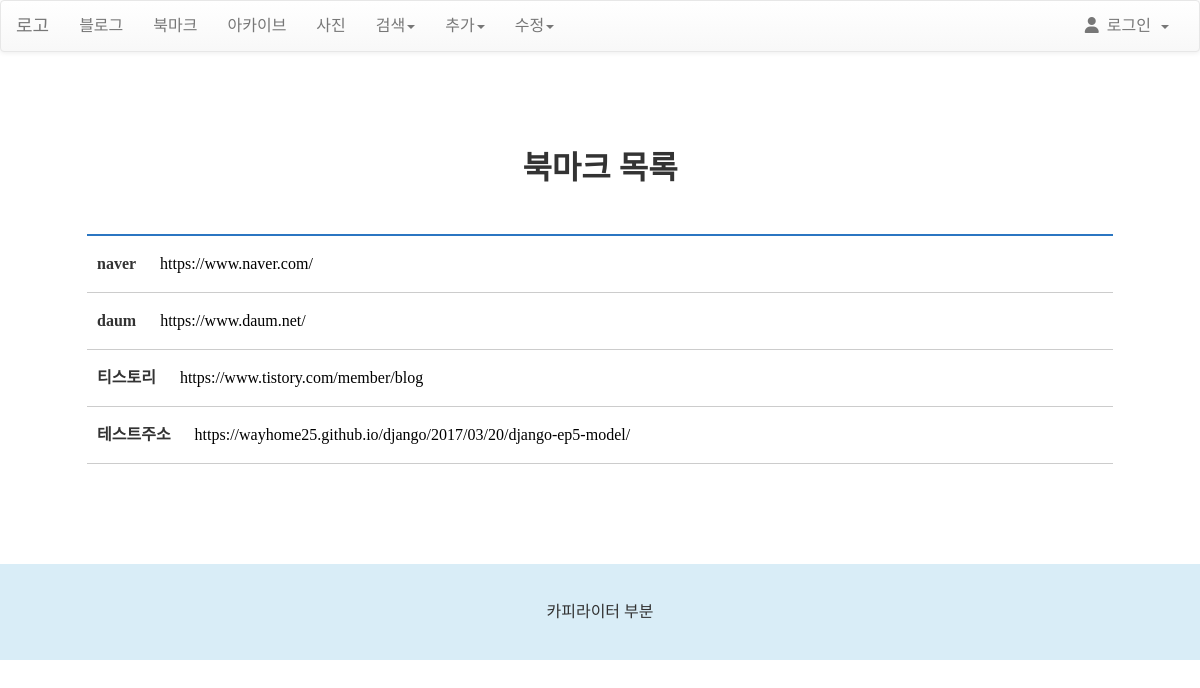
Screenshot of /bookmark/ with the database file from the repository.
### bookmark/models.py (models this page shows, shortened)
class Bookmark (models.Model):
    title = models.CharField('TITLE', max_length=100, blank=True, )
    url = models.URLField('URL', unique=True)
    owner = models.ForeignKey(User, on_delete=models.CASCADE, verbose_name='OWNER', blank=True, null=True)

### bookmark/views.py (the view)
# urls.py: path('', views.BookmarkLV.as_view(), name='index'),
class BookmarkLV (ListView):
    model = Bookmark
    template_name = 'bookmark/bookmark_list.html'
    pagenate_by = 2

### bookmark/templates/bookmark/bookmark_list.html (shortened to what this page needs)
{% extends 'base.html' %}
{% block content %}
<h1 class="title">북마크 목록</h1>
<div class="list_wrap02">
	<ul>
		{% for bookmark in object_list %}
			<li>
				<span class="btitle">{{bookmark.title}}</span>
				<a href="{% url 'bookmark:detail' bookmark.id %}">{{bookmark.url}}</a>
			</li>
		{% endfor %}
	</ul>
</div>
{% endblock %}
{% block footer %}
<footer class="fixed-bottom bg-info">
	<div style="text-align:center; padding:20px 0 "class="text-white font-italic mr-5">카피라이터 부분</div>
</footer>
{% endblock %}

### static/css/style.css (style rules this page uses)
html, body, div, span, applet, object, iframe, h1, h2, h3, h4, h5, h6, p, blockquote, pre, a, abbr, acronym, address, big, cite, code, del, dfn, em, img, ins, kbd, q, s, samp, small, strike, strong, sub, sup, tt, var, b, u, i, center, dl, dt, dd, ol, ul, li, fieldset, form, label, legend, table, caption, tbody, tfoot, thead, tr, th, td, article, aside, canvas, details, embed, figure, figcaption, footer, header, hgroup, menu, nav, output, ruby, section, summary, time, mark, audio, video { margin: 0; padding: 0; border: 0; font-size: 100%; font: inherit; vertical-align: baseline; font-family: 'Nanum Gothic'; font-style: normal; font-weight: normal; }
article, aside, details, figcaption, figure, footer, header, hgroup, menu, nav, section { display: block; }
body { line-height: 1; }
ol, ul { list-style: none; }
a { color: #000; text-decoration: none; outline: none }
.title { text-align:center; padding:50px 0 0 0; font-size:2rem; font-weight:700; }
.list_wrap, .list_wrap02 { width:90%; max-width:1200px; margin:0 auto; padding-top:50px; }
.list_wrap, .list_wrap02 span { font-weight:700; padding-right:20px; }
.list_wrap02 ul { border-top:2px solid #2B76C2; }
.list_wrap02 ul li { border-bottom:1px solid #ccc; line-height:3.5rem; padding-left:10px; }
footer { padding:20px 0; text-align:center; }

### rows the page displays
Bookmark: title "naver", url "https://www.naver.com/"
Bookmark: title "daum", url "https://www.daum.net/"
Bookmark: title "티스토리", url "https://www.tistory.com/member/blog"
Bookmark: title "테스트주소", url "https://wayhome25.github.io/django/2017/03/20/django-ep5-model/"
